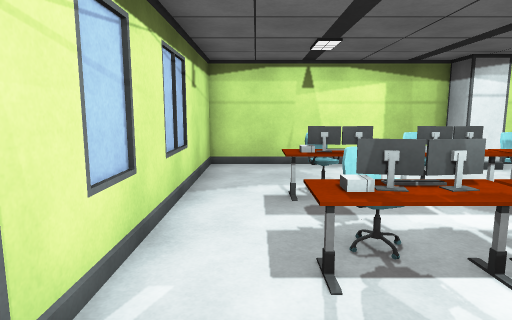
View 1 (above)

24 first-person views from a walk through a scene from a Unity 3-D project. The camera is 1.5 m above the floor, tilts 8° down and sees 75° across. The floor is counted in squares, 1 m on a side. Each view is taken from the middle of a square. On the plan, view 1 faces up. The plan holds only what a view shows up to about 15 squares ahead; the rest is blank. The place goes on beyond the plan. Surface patterns are stand-ins for the level's own textures.

View 2
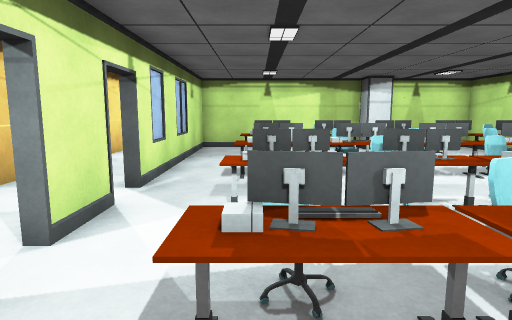

View 3
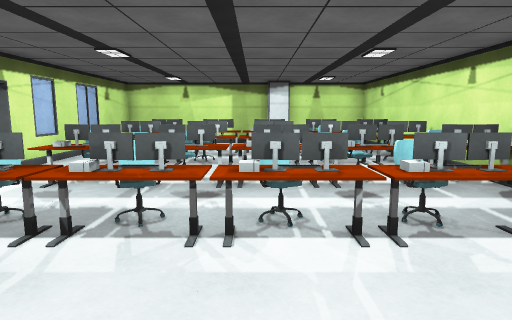

View 4
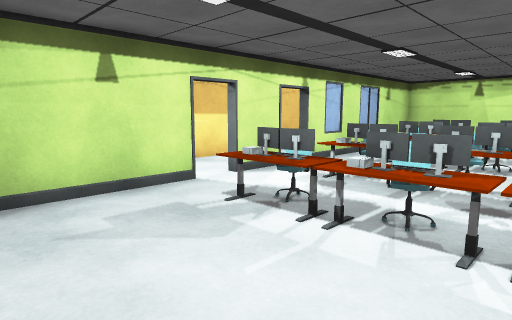

View 5
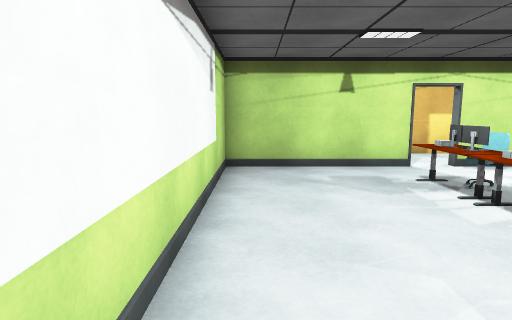

View 6
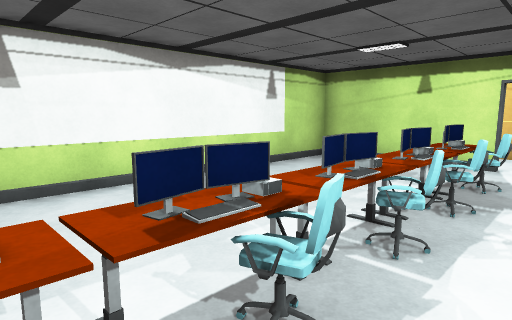

View 7
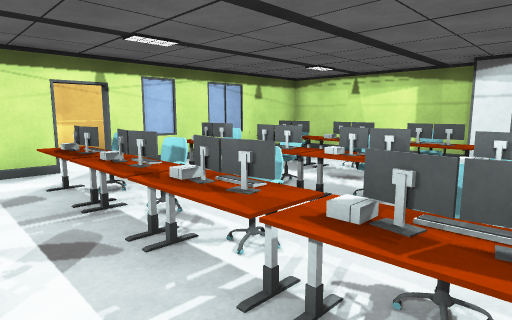

View 8
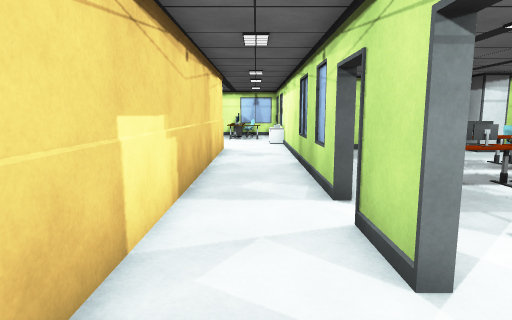

View 9
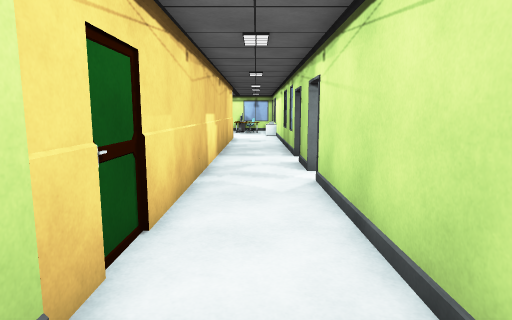

View 10
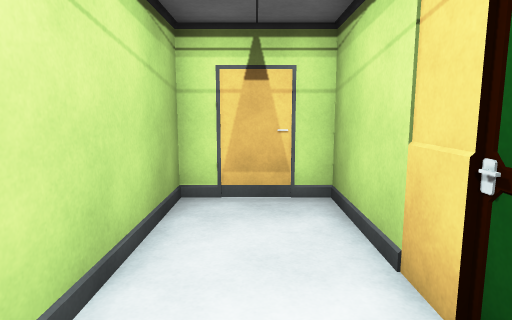

View 11
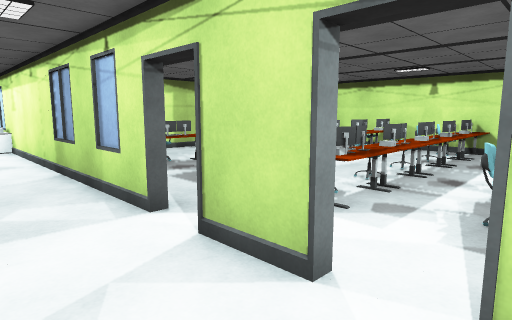

View 12
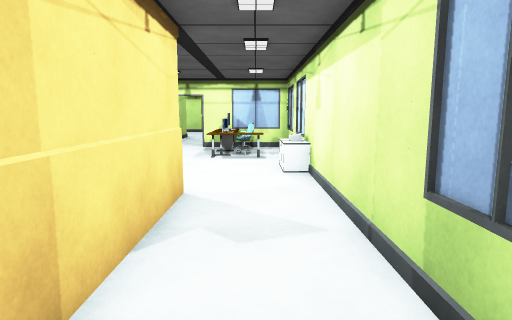

View 13
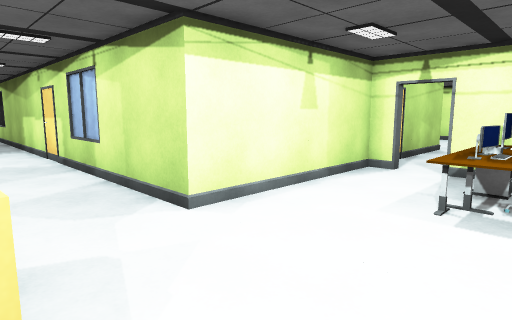

View 14
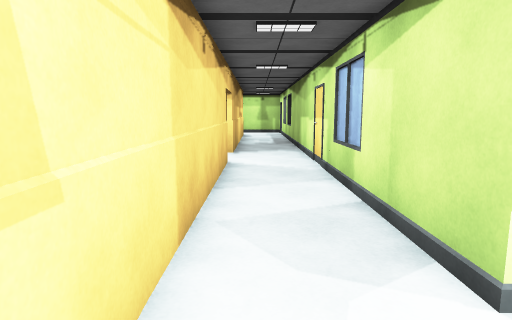

View 15
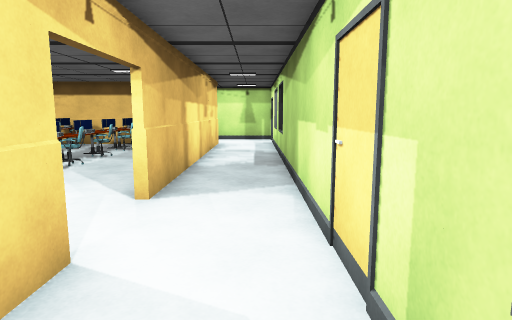

View 16
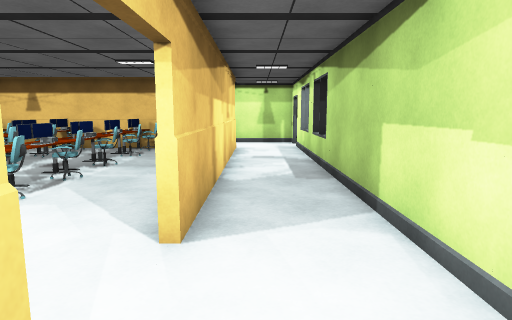

View 17
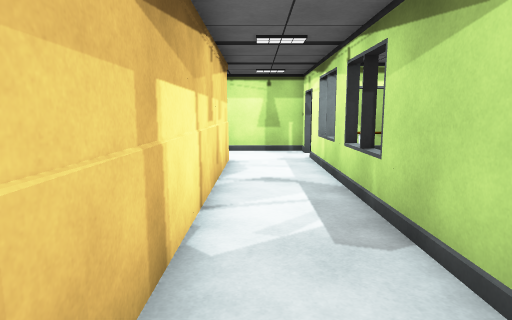

View 18
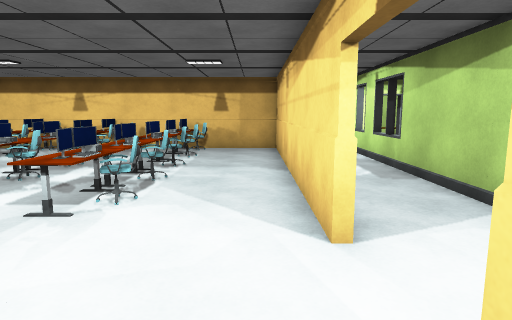

View 19
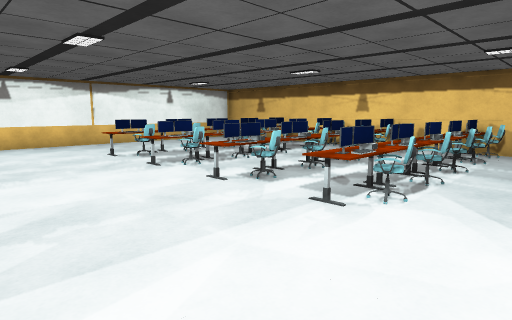

View 20
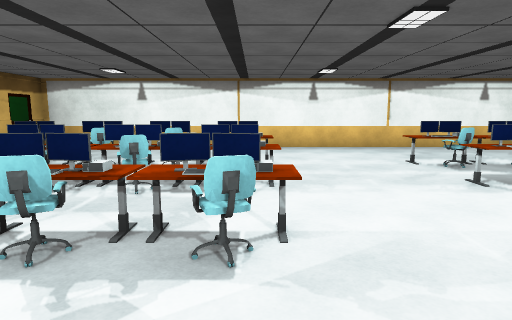

View 21
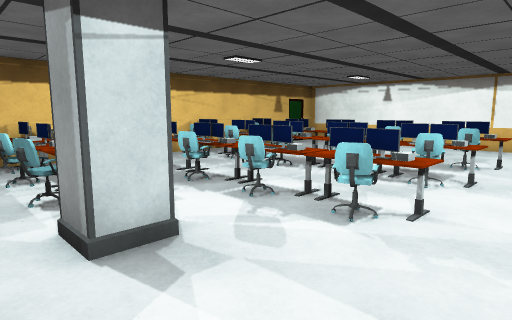

View 22
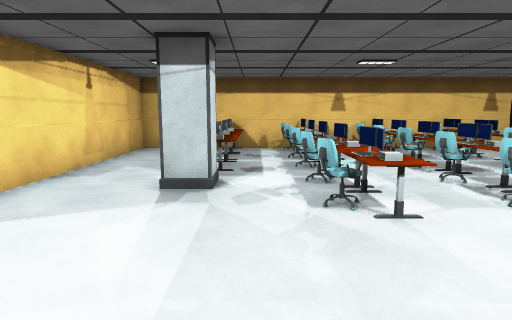

View 23
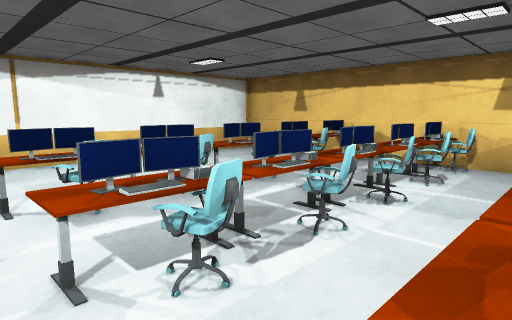

View 24
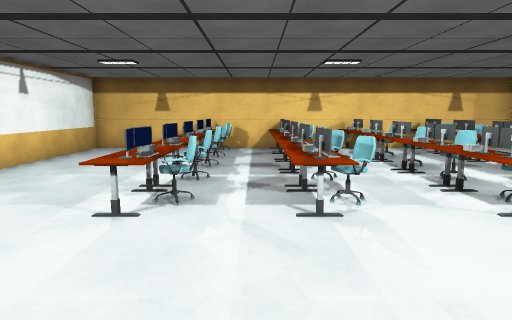

### Floor plan
Points are (right, up) in squares from view 1. A wall is a line through its corners. A room is listed if a view was taken in it or the views show most of it. See-through windows are left out.
Room 1 (views 1, 2, 3, 4, 5, 6, 7)
walls: (-1.4, 0.5) (-1.4, -1.4) (-1.6, -1.4); (-1.6, -2.6) (-1.4, -2.6) (-1.4, -7.9) (8.2, -7.9); (9.5, 9.9) (-1.4, 9.9) (-1.4, 1.6) (-1.6, 1.6)
ways out: opening at (-2, -2) to room 2; opening at (-2, 1) to room 5
objects: other object (1, -3) to (2, -2); other object (1, 0) to (2, 1); other object (1, 3) to (2, 4); other object (1, 6) to (2, 7); other object (3, -3) to (3, -2); other object (3, 0) to (3, 1); other object (3, 3) to (3, 4); other object (3, 6) to (3, 7); other object (4, -3) to (5, -2); other object (4, 0) to (5, 1); other object (4, 3) to (5, 4); other object (4, 6) to (5, 7); other object (6, -3) to (7, -2); other object (6, 0) to (7, 1); other object (6, 3) to (7, 4); other object (6, 6) to (7, 7); pillar (6, 9); other object (8, -3) to (9, -2); other object (8, 0) to (9, 1); other object (8, 3) to (9, 4); other object (8, 6) to (9, 7)
Room 2 (views 8, 9, 10, 11)
walls: (-4.4, -1.4) (-4.4, -10.9) (-1.6, -10.9) (-1.6, -2.6)
ways out: opening at (-2, -2) to room 1; opening at (-3.5, -1) to room 5
Room 3 (views 12, 13, 14, 15, 16, 17)
walls: (-15.3, 10.1) (-6, 10.1); (-4.4, 10.3) (-4.4, 3.6); (-6.6, 18.9) (-7.4, 18.9) (-7.4, 12.9) (-29.4, 12.9); (-4.6, 5.5) (-4.6, 6.7); (-1.6, 14.4) (-1.6, 18.9) (-5.4, 18.9); (-28.8, 10.1) (-17.6, 10.1); (-1.6, 3.6) (-1.6, 12.5); (-30.6, 12.9) (-31.4, 12.9) (-31.4, 9.9)
ways out: opening at (-16.5, 10) to room 4; opening at (-3.5, 4.5) to room 6; opening at (-30, 13); opening at (-6, 19)
objects: other object (-5, 15) to (-3, 16); other object (-5, 17); other object (-5, 18); monitor (-4, 16); other object (-4, 17); chair (-3, 16) to (-3, 17); other object (-3, 18); other object (-2, 13); cabinet (-2, 14)
Room 4 (views 18, 19, 20, 21, 22, 23, 24)
walls: (-17.6, 9.9) (-28.4, 9.9) (-28.4, -7.9) (-4.6, -7.9) (-4.6, 2.5); (-4.6, 3.5) (-4.6, 5.5); (-4.6, 9.1) (-4.6, 9.9) (-12.9, 9.9)
ways out: opening at (-16.5, 10) to room 3
objects: other object (-28, -3) to (-27, -2); other object (-28, 0) to (-27, 1); other object (-28, 3) to (-27, 4); other object (-28, 6) to (-27, 7); other object (-26, -3) to (-26, -2); other object (-26, 0) to (-26, 1); other object (-26, 3) to (-26, 4); other object (-26, 6) to (-26, 7); other object (-25, -3) to (-24, -2); other object (-25, 0) to (-24, 1); other object (-25, 3) to (-24, 4); other object (-25, 6) to (-24, 7); other object (-23, -3) to (-22, -2); other object (-23, 0) to (-22, 1); other object (-23, 3) to (-22, 4); other object (-23, 6) to (-22, 7); other object (-21, -3) to (-19, -2); other object (-21, 0) to (-19, 1); other object (-21, 3) to (-19, 4); other object (-21, 6) to (-19, 7); other object (-14, -3) to (-13, -2); other object (-14, 0) to (-13, 1); other object (-14, 3) to (-13, 4); other object (-12, -3) to (-12, -2); other object (-12, 0) to (-12, 1); other object (-12, 3) to (-12, 4); pillar (-12, 6) to (-12, 7); other object (-11, -3) to (-10, -2); other object (-11, 0) to (-10, 1); other object (-11, 3) to (-10, 4); other object (-10, 6) to (-9, 7); other object (-9, -3) to (-8, -2); other object (-9, 0) to (-8, 1); other object (-9, 3) to (-8, 4); other object (-8, 6) to (-8, 7); other object (-7, -3) to (-5, -2); other object (-7, 0) to (-5, 1); other object (-7, 3) to (-5, 4); other object (-7, 6) to (-5, 7)
Room 5 (no view inside)
walls: (-4.4, 1.6) (-4.4, -1.4); (-1.6, -1.4) (-1.6, 0.4)
ways out: opening at (-2, 1) to room 1; opening at (-3.5, -1) to room 2; opening at (-3.5, 2) to room 6
Room 6 (no view inside)
walls: (-4.4, 3.6) (-4.4, 1.6); (-4.6, 2.5) (-4.6, 3.5); (-1.6, 1.6) (-1.6, 3.6)
ways out: opening at (-3.5, 4.5) to room 3; opening at (-3.5, 2) to room 5

Positions as (right, up) in squares from view 1, and headings:
1: (0, 0), facing up
2: (1, -5), facing up
3: (5, -7), facing up
4: (5, -7), facing up-left
5: (8, -7), facing left
6: (9, -1), facing down-left
7: (8, -2), facing up-left
8: (-3, -4), facing up
9: (-3, -10), facing up
10: (-3, -5), facing down
11: (-4, -3), facing up-right
12: (-3, 4), facing up
13: (-3, 10), facing up-left
14: (-5, 11), facing left
15: (-12, 12), facing left
16: (-14, 11), facing left
17: (-18, 11), facing left
18: (-14, 9), facing left
19: (-14, 9), facing down-left
20: (-14, 7), facing down
21: (-16, 8), facing down-right
22: (-19, 5), facing right
23: (-18, 3), facing down-left
24: (-14, -1), facing left
